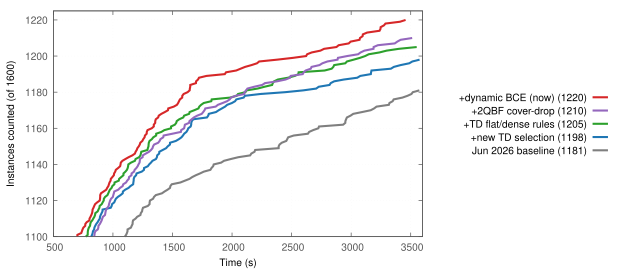

Reproduce this figure in gnuplot.
set terminal pdfcairo enhanced color font "Helvetica,11" size 6.2in,2.7in
set output "new-versions.pdf"
set key outside right center spacing 1.3 samplen 2 invert
set xlabel "Time (s)"
set ylabel "Instances counted (of 1600)"
set grid lc rgb "#dddddd"
set border lc rgb "#555555"
set xrange [500:3600]
set yrange [1100:1225]
plot "new-versions-0.dat" u 1:2 w l lw 3 lc rgb "#7f7f7f" t "Jun 2026 baseline (1181)", "new-versions-1.dat" u 1:2 w l lw 3 lc rgb "#1f77b4" t "+new TD selection (1198)", "new-versions-2.dat" u 1:2 w l lw 3 lc rgb "#2ca02c" t "+TD flat/dense rules (1205)", "new-versions-3.dat" u 1:2 w l lw 3 lc rgb "#9467bd" t "+2QBF cover-drop (1210)", "new-versions-4.dat" u 1:2 w l lw 3 lc rgb "#d62728" t "+dynamic BCE (now) (1220)"
